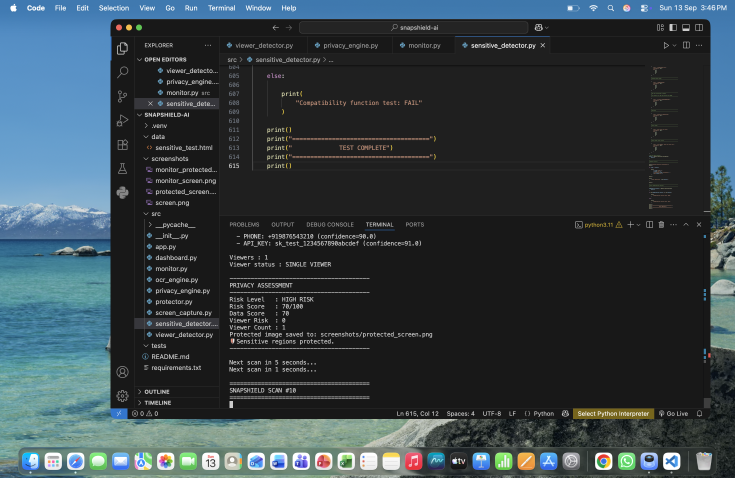
#> input picture screenshots/monitor_screen.png, 1470 x 956 px, found by its file name (shown at 1/2 size)
$ python monitor.py
#> lines starting #> are read from the running program, lines starting #| are printed output that depends on the picture; after the words box and inside, x2 and y2 are one past the last pixel; in counts of white or black regions, pixels touching at a corner belong together
#> (the call stopped at in capture_screen, `with mss.mss() as sct:`: mss is not available in this run)
#> in extract_text_with_boxes, image is the input picture: shape (956, 1470, 3); mean B, G, R 69.8, 64.3, 52.4
### src/ocr_engine.py
import cv2
import pytesseract
from pytesseract import Output


def preprocess_image(image):
    """
    Prepare screenshot for OCR.
    """

    scale = 2

    enlarged = cv2.resize(
        image,
        None,
        fx=scale,
        fy=scale,
        interpolation=cv2.INTER_CUBIC
    )
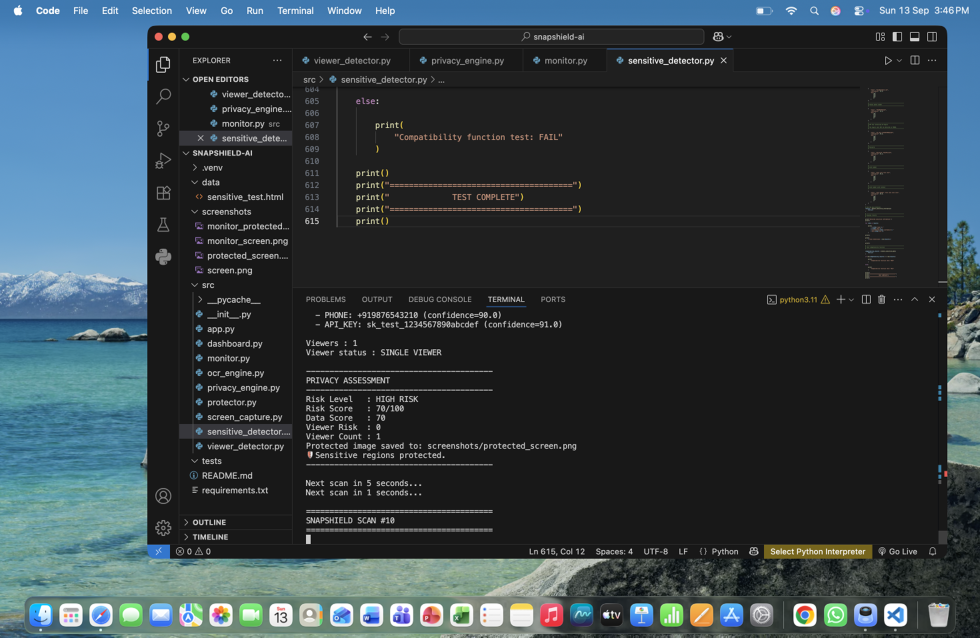
#> enlarged: shape (1912, 2940, 3) (shown at 1/3 size); mean B, G, R 69.8, 64.3, 52.3

    gray = cv2.cvtColor(
        enlarged,
        cv2.COLOR_BGR2GRAY
    )
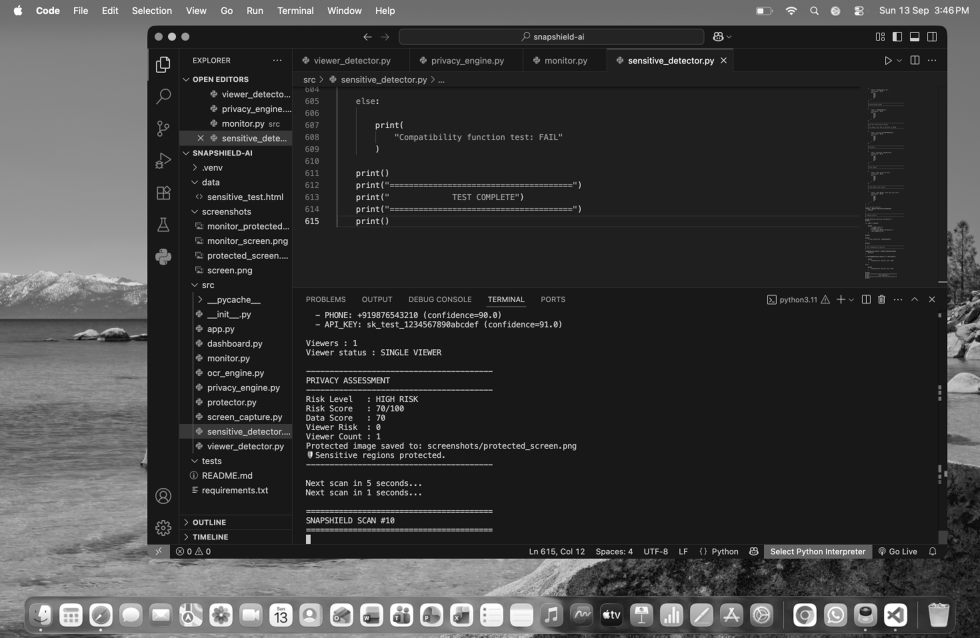
#> gray: shape (1912, 2940) (shown at 1/3 size); min 0, max 255, mean 61.3

    processed = cv2.threshold(
        gray,
        0,
        255,
        cv2.THRESH_BINARY + cv2.THRESH_OTSU
    )[1]
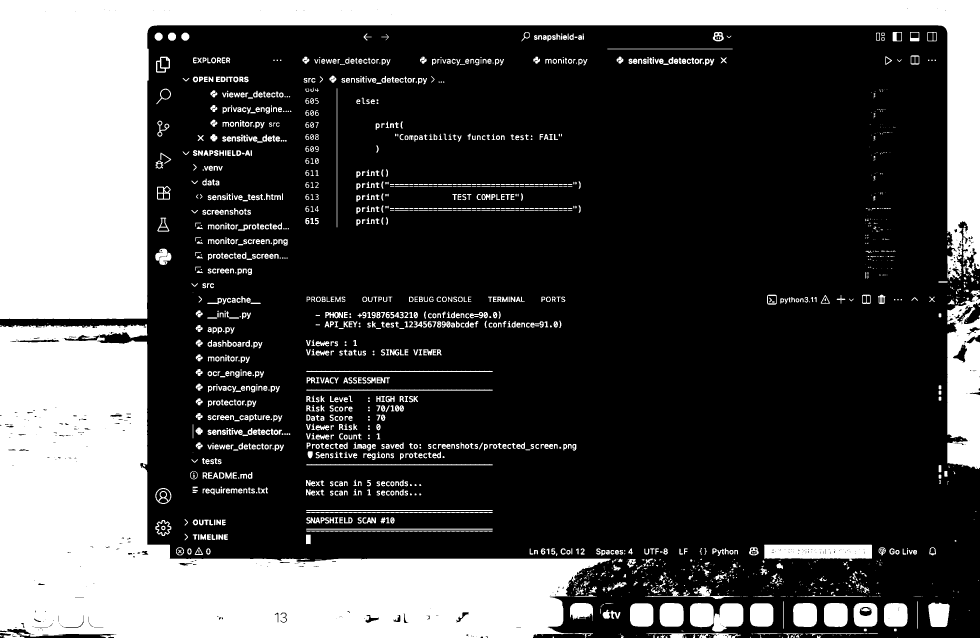
#> processed: shape (1912, 2940) (shown at 1/3 size); 29.5% white; 2007 white regions (640 under 20 px), largest, box (x1, y1, x2, y2) and area: (0, 972, 1833, 1912) 701218, (0, 0, 2940, 957) 681976, (2842, 870, 2940, 1407) 41982

    return enlarged, processed


def run_ocr(image, config):
    """
    Run Tesseract OCR and return detected regions.
    """

    data = pytesseract.image_to_data(
        image,
        config=config,
        output_type=Output.DICT
    )

    results = []

    for i in range(len(data["text"])):

        text = data["text"][i].strip()

        if not text:
            continue

        try:
            confidence = float(data["conf"][i])
        except ValueError:
            continue

        if confidence < 25:
            continue

        results.append({
            "text": text,
            "confidence": confidence,
            "box": (
                int(data["left"][i]),
                int(data["top"][i]),
                int(data["width"][i]),
                int(data["height"][i])
            )
        })

    return results


def extract_text_with_boxes(image_path):
    """
    Extract text from screenshot using multiple OCR passes.
    """

    image = cv2.imread(image_path)

    if image is None:
        raise FileNotFoundError(
            f"Could not read image: {image_path}"
        )

    enlarged, processed = preprocess_image(image)

    all_results = []

    # --------------------------------------------------
    # PASS 1 — NORMAL OCR
    # --------------------------------------------------

    normal_results = run_ocr(
        processed,
        "--psm 6"
    )

    for item in normal_results:

        x, y, w, h = item["box"]

        item["box"] = (
            int(x / 2),
            int(y / 2),
            int(w / 2),
            int(h / 2)
        )

        all_results.append(item)

    # --------------------------------------------------
    # PASS 2 — SPARSE TEXT OCR
    # Useful for isolated values such as API keys
    # --------------------------------------------------

    sparse_results = run_ocr(
        enlarged,
        "--psm 11"
    )

    for item in sparse_results:

        x, y, w, h = item["box"]

        item["box"] = (
            int(x / 2),
            int(y / 2),
            int(w / 2),
            int(h / 2)
        )

        all_results.append(item)

    # --------------------------------------------------
    # REMOVE EXACT DUPLICATES
    # --------------------------------------------------

    unique_results = []

    for item in all_results:

        duplicate = False

        for existing in unique_results:

            same_text = (
                item["text"].lower()
                == existing["text"].lower()
            )

            same_box = (
                abs(item["box"][0] - existing["box"][0]) < 5
                and
                abs(item["box"][1] - existing["box"][1]) < 5
            )

            if same_text and same_box:
                duplicate = True
                break

        if not duplicate:
            unique_results.append(item)

    return unique_results


# [17 lines that do not run on import are left out]

### src/screen_capture.py
import mss
from PIL import Image


def capture_screen(output_path="screenshots/screen.png"):
    """
    Capture the primary monitor and save it as an image.
    """

    with mss.mss() as sct:
        monitor = sct.monitors[1]
        screenshot = sct.grab(monitor)

        image = Image.frombytes(
            "RGB",
            screenshot.size,
            screenshot.rgb
        )

        image.save(output_path)

    print(f"Screenshot saved to: {output_path}")


# [2 lines that do not run on import are left out]

### src/monitor.py
import time

from .screen_capture import capture_screen
from .ocr_engine import extract_text_with_boxes
from .sensitive_detector import detect_sensitive_data
from .privacy_engine import calculate_risk
from .protector import protect_sensitive_regions
from .viewer_detector import detect_viewers


def run_monitor(interval=5, max_scans=10):
    print("\n========================================")
    print("        SNAPSHIELD AI MONITOR")
    print("========================================")
    print(f"Scan interval : {interval} seconds")
    print(f"Maximum scans : {max_scans}")
    print("Press Ctrl+C to stop.\n")

    try:
        for scan_number in range(1, max_scans + 1):

            print("\n========================================")
            print(f"SNAPSHIELD SCAN #{scan_number}")
            print("========================================")

            # --------------------------------------------------
            # 1. Capture screen
            # --------------------------------------------------
            screen_path = "screenshots/monitor_screen.png"
            protected_path = "screenshots/protected_screen.png"

            capture_screen(screen_path)

            # --------------------------------------------------
            # 2. OCR
            # --------------------------------------------------
            ocr_results = extract_text_with_boxes(screen_path)

            print(f"\nOCR text regions : {len(ocr_results)}")

            # --------------------------------------------------
            # 3. Detect sensitive information
            # --------------------------------------------------
            detections = detect_sensitive_data(ocr_results)

            print(f"Sensitive detections : {len(detections)}")

            if detections:
                for item in detections:
                    print(
                        f"  - {item['type']}: "
                        f"{item['text']} "
                        f"(confidence={item['confidence']:.1f})"
                    )
            else:
                print("  No sensitive information detected.")

            # --------------------------------------------------
            # 4. Detect visible viewers
            # --------------------------------------------------
            try:
                viewer_result = detect_viewers()

                viewer_count = viewer_result["viewer_count"]
                viewer_status = viewer_result["status"]

            except RuntimeError as e:
                print(f"\n⚠️ Webcam unavailable: {e}")

                # Continue screen-only monitoring
                viewer_count = 1
                viewer_status = "WEBCAM UNAVAILABLE"

            print(f"\nViewers : {viewer_count}")
            print(f"Viewer status : {viewer_status}")

            # --------------------------------------------------
            # 5. Calculate combined privacy risk
            # --------------------------------------------------
            risk = calculate_risk(
                detections,
                viewer_count=viewer_count
            )

            print("\n----------------------------------------")
            print("PRIVACY ASSESSMENT")
            print("----------------------------------------")
            print(f"Risk Level   : {risk['level']}")
            print(f"Risk Score   : {risk['score']}/100")
            print(f"Data Score   : {risk['raw_score']}")
            print(f"Viewer Risk  : {risk['viewer_risk']}")
            print(f"Viewer Count : {risk['viewer_count']}")

            if risk["potential_unauthorized_viewer"]:
                print("⚠️ POTENTIAL UNAUTHORIZED VIEWER DETECTED")

            # --------------------------------------------------
            # 6. Protect sensitive regions
            # --------------------------------------------------
            if detections:
                protect_sensitive_regions(
                    screen_path,
                    detections,
                    protected_path
                )

                print("🛡️ Sensitive regions protected.")
            else:
                print("No sensitive regions require protection.")

            print("----------------------------------------")

            # --------------------------------------------------
            # 7. Wait before next scan
            # --------------------------------------------------
            if scan_number < max_scans:
                print(f"\nNext scan in {interval} seconds...")

                for remaining in range(interval, 0, -1):
                    print(
                        f"\rNext scan in {remaining} seconds...",
                        end="",
                        flush=True
                    )
                    time.sleep(1)

                print()

    except KeyboardInterrupt:
        print("\n\nMonitoring stopped by user.")

    print("\n========================================")
    print("       SNAPSHIELD MONITOR STOPPED")
    print("========================================")


if __name__ == "__main__":
    run_monitor()
#> (the call stopped at in run_ocr, `data = pytesseract.image_to_data( image, config=config, output_type=Ou..`: pytesseract is not available in this run)
